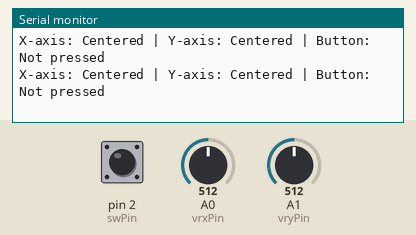
This sketch was run on a simulated Arduino Uno, built with avr-gcc and run on an emulated ATmega328P. On the bench: the last lines printed to the serial monitor. The inputs (shaded band) are chosen by the test bench; at power-on: A0 (vrxPin) = 512, A1 (vryPin) = 512, pin 2 (swPin) HIGH.

Above: at 1.2 s.
1.3 s: A0 (vrxPin) set to 546
At 1.31 s:
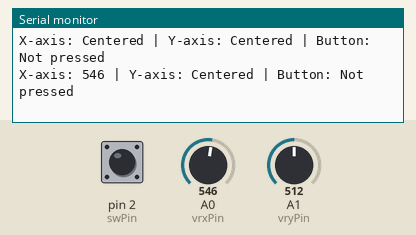
3.2 s: A1 (vryPin) set to 523
At 3.23 s:
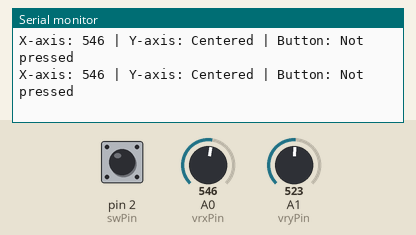
6.2 s: A1 (vryPin) set to 550
At 6.25 s:
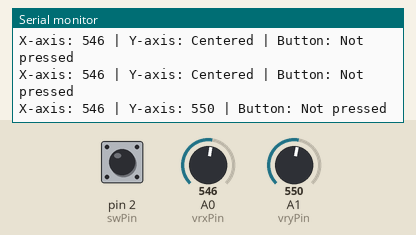

The sketch:

Joystick.ino
```cpp
// Pin definitions
const int vrxPin = A0;   // Analog pin for X-axis
const int vryPin = A1;   // Analog pin for Y-axis
const int swPin = 2;     // Digital pin for joystick button

// Tolerance for determining the joystick center
const int tolerance = 20;  // Adjust this value as needed

void setup() {
  // Initialize the serial communication for debugging
  Serial.begin(9600);

  // Set up the button pin as input with pull-up resistor
  pinMode(swPin, INPUT_PULLUP);
}

void loop() {
  // Read the X and Y analog values (range: 0 - 1023)
  int xValue = analogRead(vrxPin);  // X-axis value
  int yValue = analogRead(vryPin);  // Y-axis value

  // Read the button state (pressed: LOW, not pressed: HIGH)
  int buttonState = digitalRead(swPin);

  // Check if the joystick is near the center (within the tolerance range)
  if (xValue >= 512 - tolerance && xValue <= 512 + tolerance) {
    Serial.print("X-axis: Centered");
  } else {
    Serial.print("X-axis: ");
    Serial.print(xValue);
  }

  Serial.print(" | ");

  if (yValue >= 512 - tolerance && yValue <= 512 + tolerance) {
    Serial.print("Y-axis: Centered");
  } else {
    Serial.print("Y-axis: ");
    Serial.print(yValue);
  }

  Serial.print(" | Button: ");
  if (buttonState == LOW) {
    Serial.println("Pressed");
  } else {
    Serial.println("Not pressed");
  }

  // Small delay to make the output more readable
  delay(100);
}
```

Measured:
- the behaviour switches between 532 and 533 on A0 (vrxPin) (found by bisection; images 0 and 1)
- the behaviour switches between 532 and 533 on A1 (vryPin) (found by bisection; images 2 and 3)
- after the input at 1.3 s, the serial monitor: prints a new line at once (image 1)
- after the input at 6.2 s, the serial monitor: prints a new line after 0.05 s (image 3)
